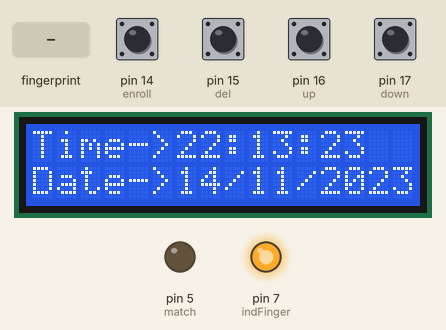
Recording of a sketch running on a simulated Arduino Uno, built with avr-gcc and run on an emulated ATmega328P. Shown: 16×2 character LCD, output pins drawn as LEDs (lit = HIGH). The inputs (shaded band) are chosen by the test bench; at power-on: pin 14 (enroll), pin 15 (del), pin 16 (up), pin 17 (down) HIGH. The local clock reads 2024-03-15 10:24:30 at power-on unless the sketch sets it; what the sketch prints to the serial monitor is not drawn.

Above: at 11.7 s.
11.8 s: finger stored as number 1 placed on the sensor
At 12.8 s:
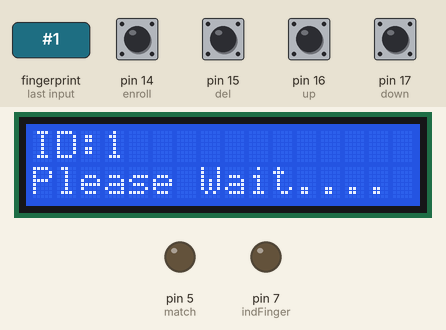
15.6 s: pin 14 (enroll) pulled LOW for 1 s
At 18.0 s:
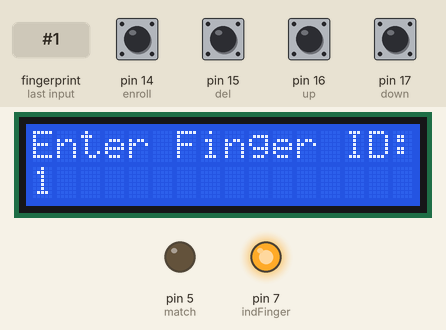
18.3 s: pin 15 (del) pulled LOW for 1 s
At 18.8 s:
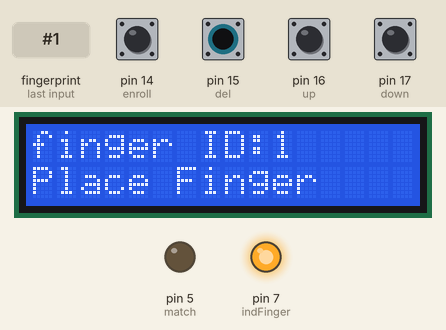
21.8 s: finger stored as number 1 placed on the sensor
At 22.7 s:
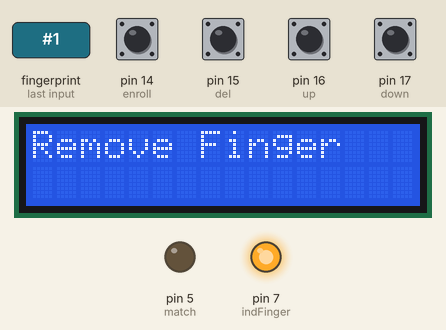
25.6 s: finger stored as number 1 placed on the sensor
At 25.95 s:
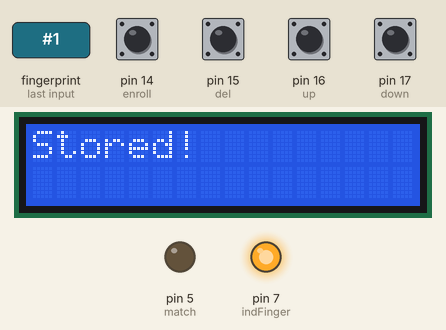
27.6 s: pin 15 (del) pulled LOW for 1 s
At 29.1 s:
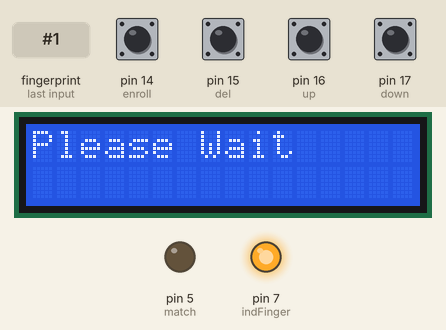
Timing chart, 0 to 30.6 s (numbered marks = the images above; inputs shaded):
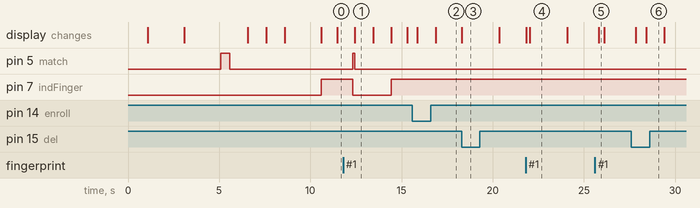

Measured:
- after the input at 11.8 s, pin 5 (match): LOW → HIGH after 0.53 s, → LOW 0.10 s later; pin 7 (indFinger): HIGH → LOW after 0.53 s, → HIGH 2.1 s later; the display: changes after 0.63 s (image 1)
- after the input at 15.6 s, the display: first changes after 0.28 s (image 2 shows a later state)
- after the input at 18.3 s, the display: changes at once (image 3)
- after the input at 21.8 s, the display: first changes at once (image 4 shows a later state)
- after the input at 25.6 s, the display: changes after 0.21 s (image 5)
- after the input at 27.6 s, the display: first differs from a run without the input after 0.81 s (image 6)
- what the display in image 1 shows lasts 1.0 s, from 12.4 s to 13.4 s

The sketch:

fingerprint.ino
```cpp
#include<EEPROM.h>
#include<LiquidCrystal.h>
LiquidCrystal lcd(13,12,11,10,9,8);
#include <SoftwareSerial.h>
SoftwareSerial fingerPrint(2, 3);

#include <Wire.h>
#include "RTClib.h"
RTC_DS1307 rtc;

#include "Adafruit_Fingerprint.h"
uint8_t id;
Adafruit_Fingerprint finger = Adafruit_Fingerprint(&fingerPrint);

#define enroll 14
#define del 15
#define up 16
#define down 17
#define match 5
#define indFinger 7
#define buzzer 5

#define records 100  // 100 for 100 user
String finalResult;
DateTime now;

void setup()
{
    delay(1000);
    lcd.begin(16,2);
    //Serial.begin(9600);
    pinMode(enroll, INPUT_PULLUP);
    pinMode(up, INPUT_PULLUP);
    pinMode(down, INPUT_PULLUP);
    pinMode(del, INPUT_PULLUP);
    pinMode(match, INPUT_PULLUP);
    pinMode(buzzer, OUTPUT);
    pinMode(indFinger, OUTPUT);
    digitalWrite(buzzer, LOW);

    lcd.clear();
    lcd.print("   Attendance   ");
    lcd.setCursor(0,1);
    lcd.print("     System     ");
    delay(2000);
    lcd.clear();
    lcd.print("Amar Bathwal");
    lcd.setCursor(0,1);
    lcd.print("Manish Gupta");
    delay(2000);
    digitalWrite(buzzer, HIGH);
    delay(500);
    digitalWrite(buzzer, LOW);

    finger.begin(57600);
    Serial.begin(9600);
    lcd.clear();
    lcd.print("Finding Module");
    lcd.setCursor(0,1);
    delay(1000);
    if (finger.verifyPassword())
    {
      lcd.clear();
      lcd.print("Found Module ");
      delay(1000);
    }
    else
    {
    //Serial.println("Did not find fingerprint sensor :(");
    lcd.clear();
    lcd.print("module not Found");
    lcd.setCursor(0,1);
    lcd.print("Check Connections");
    while (1);
    }
    if (! rtc.begin()) {
      while (1);
    }
    rtc.adjust(DateTime(F(__DATE__), F(__TIME__)));
    if (! rtc.isrunning())
    {
    }
    lcd.setCursor(0,0);
    lcd.print("Press Match to ");
    lcd.setCursor(0,1);
    lcd.print("Start System");
    delay(2000);
    lcd.clear();
    digitalWrite(indFinger, HIGH);
}

void loop()
{
    now = rtc.now();
    lcd.setCursor(0,0);
    lcd.print("Time->");
    lcd.print(now.hour(), DEC);
    lcd.print(':');
    lcd.print(now.minute(), DEC);
    lcd.print(':');
    lcd.print(now.second(), DEC);
    lcd.print("    ");
    lcd.setCursor(0,1);
    lcd.print("Date->");
    lcd.print(now.day(), DEC);
    lcd.print('/');
    lcd.print(now.month(), DEC);
    lcd.print('/');
    lcd.print(now.year(), DEC);
    lcd.print("     ");
    delay(500);
    int result=getFingerprintIDez();
    if(result>0)
    {
        digitalWrite(indFinger, LOW);
        digitalWrite(buzzer, HIGH);
        delay(100);
        digitalWrite(buzzer, LOW);
        lcd.clear();
        lcd.print("ID:");
        lcd.print(result);
        finalResult = ' ';
        finalResult += 'S';
        finalResult += result;
        Serial.println(finalResult);
        lcd.setCursor(0,1);
        lcd.print("Please Wait....");
        delay(1000);
        lcd.clear();
        lcd.print("Attendance ");
        lcd.setCursor(0,1);
        lcd.print("Registed");
        delay(1000);
        digitalWrite(indFinger, HIGH);
        return;
     }
     checkKeys();
     delay(300);
}


void checkKeys()
{
   if(digitalRead(enroll) == 0)
   {
    lcd.clear();
    lcd.print("Please Wait");
    //Serial.println("Enroll");
    delay(1000);
    while(digitalRead(enroll) == 0);
    Enroll();
   }

   else if(digitalRead(del) == 0)
   {
    lcd.clear();
    //Serial.println("Del");
    lcd.print("Please Wait");
    delay(1000);
    delet();
   }
}

void Enroll()
{
   int count=1;
   lcd.clear();
   lcd.print("Enter Finger ID:");

   while(1)
   {
      lcd.setCursor(0,1);
      lcd.print(count);
      if(digitalRead(up) == 0)
      {
        count++;
        if(count>records)
        count=1;
        delay(500);
       }
       else if(digitalRead(down) == 0)
       {
         count--;
         if(count<1)
         count=records;
         delay(500);
       }
       else if(digitalRead(del) == 0)
       {
            id=count;
            getFingerprintEnroll();
            return;
       }
       else if(digitalRead(enroll) == 0)
       {
            return;
       }
    }
}

void delet()
{
   int count=1;
   lcd.clear();
   lcd.print("Enter Finger ID");

   while(1)
   {
       lcd.setCursor(0,1);
       lcd.print(count);
       if(digitalRead(up) == 0)
       {
         count++;
         if(count>records)
         count=1;
         delay(500);
       }
       else if(digitalRead(down) == 0)
       {
         count--;
         if(count<1)
         count=records;
         delay(500);
       }
       else if(digitalRead(del) == 0)
       {
            id=count;
            deleteFingerprint(id);
            return;
       }
       else if(digitalRead(enroll) == 0)
       {
            return;
       }
   }
}

uint8_t getFingerprintEnroll()
{
  int p = -1;
  lcd.clear();
  lcd.print("finger ID:");
  lcd.print(id);
  lcd.setCursor(0,1);
  lcd.print("Place Finger");
  delay(2000);
  while (p != FINGERPRINT_OK)
  {
    p = finger.getImage();
    switch (p)
    {
    case FINGERPRINT_OK:
      //Serial.println("Image taken");
      lcd.clear();
      lcd.print("Image taken");
      break;
    case FINGERPRINT_NOFINGER:
      //Serial.println("No Finger");
      lcd.clear();
      lcd.print("No Finger");
      break;
    case FINGERPRINT_PACKETRECIEVEERR:
      //Serial.println("Communication error");
      lcd.clear();
      lcd.print("Comm Error");
      break;
    case FINGERPRINT_IMAGEFAIL:
      //Serial.println("Imaging error");
      lcd.clear();
      lcd.print("Imaging Error");
      break;
    default:
      //Serial.println("Unknown error");
       lcd.clear();
      lcd.print("Unknown Error");
      break;
    }
  }

  // OK success!

  p = finger.image2Tz(1);
  switch (p) {
    case FINGERPRINT_OK:
      //Serial.println("Image converted");
      lcd.clear();
      lcd.print("Image converted");
      break;
    case FINGERPRINT_IMAGEMESS:
      //Serial.println("Image too messy");
       lcd.clear();
       lcd.print("Image too messy");
      return p;
    case FINGERPRINT_PACKETRECIEVEERR:
      //Serial.println("Communication error");
            lcd.clear();
      lcd.print("Comm Error");
      return p;
    case FINGERPRINT_FEATUREFAIL:
      //Serial.println("Could not find fingerprint features");
            lcd.clear();
      lcd.print("Feature Not Found");
      return p;
    case FINGERPRINT_INVALIDIMAGE:
      //Serial.println("Could not find fingerprint features");
                  lcd.clear();
      lcd.print("Feature Not Found");
      return p;
    default:
      //Serial.println("Unknown error");
                  lcd.clear();
      lcd.print("Unknown Error");
      return p;
  }

  //Serial.println("Remove finger");
  lcd.clear();
  lcd.print("Remove Finger");
  delay(2000);
  p = 0;
  while (p != FINGERPRINT_NOFINGER) {
    p = finger.getImage();
  }
  //Serial.print("ID ");
  // Serial.println(id);
  p = -1;
  //Serial.println("Place same finger again");
   lcd.clear();
      lcd.print("Place Finger");
      lcd.setCursor(0,1);
      lcd.print("   Again");
  while (p != FINGERPRINT_OK) {
    p = finger.getImage();
    switch (p) {
    case FINGERPRINT_OK:
      //Serial.println("Image taken");
      break;
    case FINGERPRINT_NOFINGER:
      //Serial.print(".");
      break;
    case FINGERPRINT_PACKETRECIEVEERR:
      //Serial.println("Communication error");
      break;
    case FINGERPRINT_IMAGEFAIL:
      //Serial.println("Imaging error");
      break;
    default:
      //Serial.println("Unknown error");
      return;
    }
  }

  // OK success!

  p = finger.image2Tz(2);
  switch (p) {
    case FINGERPRINT_OK:
      //Serial.println("Image converted");
      break;
    case FINGERPRINT_IMAGEMESS:
      //Serial.println("Image too messy");
      return p;
    case FINGERPRINT_PACKETRECIEVEERR:
      //Serial.println("Communication error");
      return p;
    case FINGERPRINT_FEATUREFAIL:
      //Serial.println("Could not find fingerprint features");
      return p;
    case FINGERPRINT_INVALIDIMAGE:
      //Serial.println("Could not find fingerprint features");
      return p;
    default:
      //Serial.println("Unknown error");
      return p;
  }

  // OK converted!
  //Serial.print("Creating model for #");
  //Serial.println(id);

  p = finger.createModel();
  if (p == FINGERPRINT_OK) {
    //Serial.println("Prints matched!");
  } else if (p == FINGERPRINT_PACKETRECIEVEERR) {
    //Serial.println("Communication error");
    return p;
  } else if (p == FINGERPRINT_ENROLLMISMATCH) {
    //Serial.println("Fingerprints did not match");
    return p;
  } else {
    //Serial.println("Unknown error");
    return p;
  }

  //Serial.print("ID ");

  p = finger.storeModel(id);
  if (p == FINGERPRINT_OK) {
    //Serial.println("Stored!");
    lcd.clear();
    finalResult = ' ';
    finalResult += 'E';
    finalResult += id;
    Serial.println(finalResult);
    lcd.print("Stored!");
  } else if (p == FINGERPRINT_PACKETRECIEVEERR) {
    //Serial.println("Communication error");
    return p;
  } else if (p == FINGERPRINT_BADLOCATION) {
    //Serial.println("Could not store in that location");
    return p;
  } else if (p == FINGERPRINT_FLASHERR) {
    //Serial.println("Error writing to flash");
    return p;
  }
  else {
    //Serial.println("Unknown error");
    return p;
  }
}

int getFingerprintIDez()
{
  uint8_t p = finger.getImage();

  if (p != FINGERPRINT_OK)
  return -1;

  p = finger.image2Tz();
  if (p != FINGERPRINT_OK)
  return -1;

  p = finger.fingerFastSearch();
  if (p != FINGERPRINT_OK)
  {
   lcd.clear();
   lcd.print("Finger Not Found");
   lcd.setCursor(0,1);
   lcd.print("Try Later");
   delay(2000);
  return -1;
  }

  // found a match!
  //Serial.print("Found ID #");
  return finger.fingerID;
}

uint8_t deleteFingerprint(uint8_t id)
{
  uint8_t p = -1;
  lcd.clear();
  lcd.print("Please wait");
  p = finger.deleteModel(id);
  if (p == FINGERPRINT_OK)
  {
    finalResult = ' ';
    finalResult += 'D';
    finalResult += id;
    Serial.println(finalResult);
    lcd.clear();
    lcd.print("Figer Deleted");
    lcd.setCursor(0,1);
    lcd.print("Successfully");
    delay(1000);
  }
  else
  {
    //Serial.print("Something Wrong");
    lcd.clear();
    lcd.print("Something Wrong");
    lcd.setCursor(0,1);
    lcd.print("Try Again Later");
    delay(2000);
    return p;
  }
}
```
